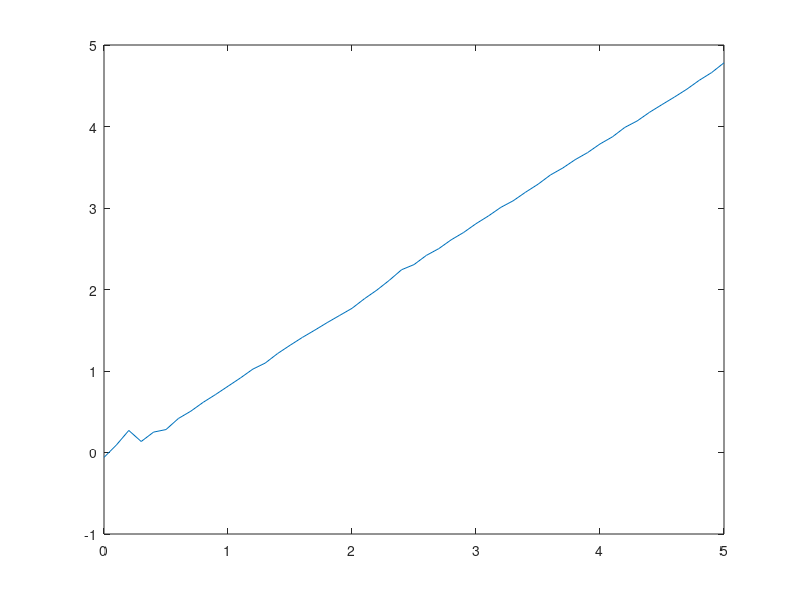

Recreate this plot in MATLAB. (Note: this script raises an error after producing the figure.)
clear;
load('collected_data.mat');
% Voltage Transfer Characteristic.
plot(Vin_Exp3, Vout_Exp3);
hold on;
plot(Vin_Exp3, Vinsm_Exp3);

title( "Emitter-Follower Voltage Transfer Characteristic");
ylabel("Voltage Out (Volts)");
xlabel("Voltage In (Volts)");

legend('Experimental Voltage Transfer');
legend('boxoff')
legend('Location','southeast')

hold off;
